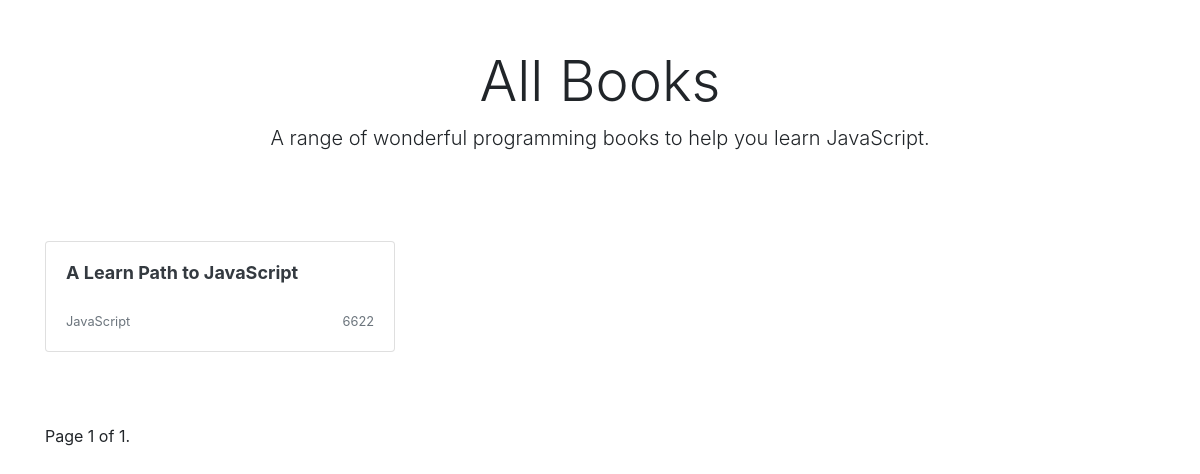
The page /books/g/JavaScript on the database its author committed.
### Books/models.py (models this page shows, shortened)
class Books(models.Model):
    title = models.CharField(max_length=100)
    slug = models.SlugField(null = True)
    genre = models.CharField(max_length=100)
    author = models.CharField(max_length=100)
    isbn = models.CharField(max_length=100)
    count = models.CharField(max_length=10)

### Books/views.py (the view)
# urls.py: path("g/<str:genre>", GenreView.as_view(), name=""),
class GenreView(ListView):
    model = Books
    template_name = 'home.html'
    context_object_name = 'books'
    paginate_by = 4
    def get_queryset(self):
        return Books.objects.filter(genre__icontains = self.kwargs.get('genre'))

### MyClass/templates/home.html (shortened to what this page needs)
{% extends "base.html" %}
    {% block content %}
    <div class="container">
        <div class="px-3 py-3 pt-md-5 pb-md-4 mx-auto text-center">
            <h1 class="display-4">All Books</h1>
            <p class="lead">A range of wonderful programming books to help you learn JavaScript.</p>
        </div>
        <div class="py-5">
            <div class="row">
                {% for book in books %}
                <div class="col-md-4">
                    <a class="text-dark" href="{% url 'Books:book-detail' slug=book.slug %}">
                        <div class="card mb-4 box-shadow">
                            <div class="card-body">
                                <h2 style="font-size:18px;font-weight:bold;min-height:42px;">
                                    {{book.title|truncatechars:50}}</h2>
                                <div class="d-flex justify-content-between align-items-center">
                                    <small class="text-muted">{{book.genre}}</small>
                                    <small class="text-muted">{{book.isbn}}</small>
                                </div>
                            </div>
                        </div>
                    </a>
                </div>
                {% endfor %}
            </div>
        </div>
        <div class="row">
                <div class="col-12">
                    <span class="step-links">
                        <span class="current">
                            Page {{ page_obj.number }} of {{ page_obj.paginator.num_pages }}.
                        </span>
                    </span>
                </div>
            </div>
    </div>
    {% endblock %}

### rows shown on the page
Books: title "A Learn Path to JavaScript", genre "JavaScript", isbn "6622"

### other values the page prints
{{ page_obj.number }} "1"
{{ page_obj.paginator.num_pages }} "1"
